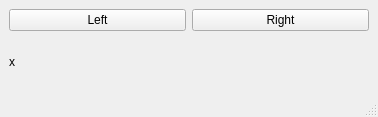
<?xml version="1.0" encoding="UTF-8"?>
<ui version="4.0">
 <class>MainWindow</class>
 <widget class="QMainWindow" name="MainWindow">
  <property name="geometry">
   <rect>
    <x>0</x>
    <y>0</y>
    <width>378</width>
    <height>117</height>
   </rect>
  </property>
  <property name="windowTitle">
   <string>Servo controller</string>
  </property>
  <widget class="QWidget" name="centralwidget">
   <layout class="QVBoxLayout" name="verticalLayout">
    <item>
     <layout class="QHBoxLayout" name="horizontalLayout">
      <item>
       <widget class="QPushButton" name="left">
        <property name="text">
         <string>Left</string>
        </property>
        <property name="shortcut">
         <string>Left</string>
        </property>
       </widget>
      </item>
      <item>
       <widget class="QPushButton" name="right">
        <property name="text">
         <string>Right</string>
        </property>
        <property name="shortcut">
         <string>Right</string>
        </property>
       </widget>
      </item>
     </layout>
    </item>
    <item>
     <widget class="QLabel" name="label">
      <property name="text">
       <string>x</string>
      </property>
     </widget>
    </item>
   </layout>
  </widget>
  <widget class="QStatusBar" name="statusbar"/>
 </widget>
 <resources/>
 <connections/>
</ui>
